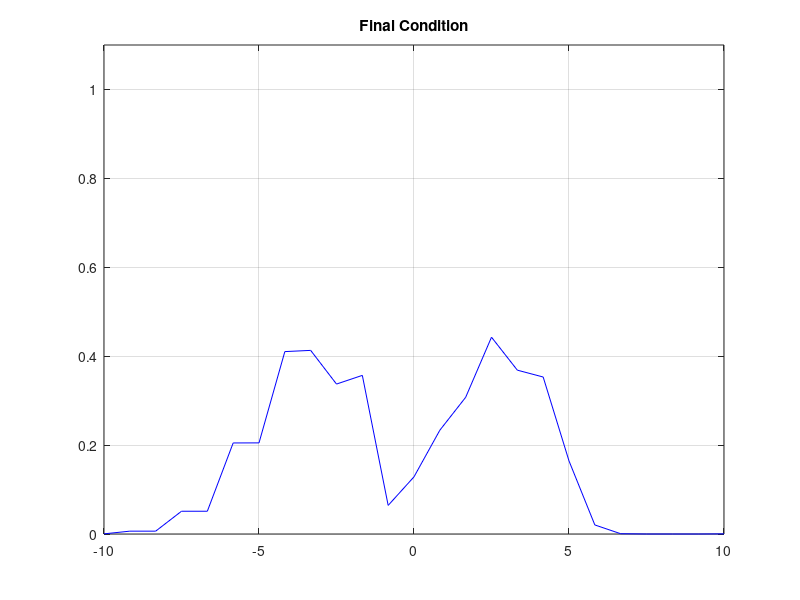

MATLAB code for this plot:
% moving_wave_vectorized_lax.m

clear
%clc
close('all')

N = 25;
u = 1;

plot_freq = 2500;
plot_switch = 1;
x_left = -10;
x_right = 10;
x_space = linspace(x_left,x_right,N);

dx = x_space(2)-x_space(1);
dt = 0.6*(dx)/u;
nu = u*dx/dt;

%Num_ts = min(1000,ceil(15/dt));
Num_ts=5;
% set initial condition
%f = zeros(N,1);


f_l = 1;
f = f_l*exp(-(x_space.*x_space));
f((x_space < -5) & (x_space > -7)) = 1;

f_tmp = zeros(N,1);

% plot initial condition
plot(x_space,f,'-b');
axis([x_left x_right 0 1.1*f_l]);
title('\bf{Initial Condition}');
drawnow

tic;

ind = (1:N)';
x_m = circshift(ind,1);
x_p = circshift(ind,-1);



for ts = 1:Num_ts
    
    if(mod(ts,100)==0)
       fprintf('Executing time step number %d.\n',ts);
    end
    
    f_tmp = 0.5.*(f(x_p)+f(x_m))-(u*dt/(2*dx)).*(f(x_p)-f(x_m));
    
    f = f_tmp;
    
    if(plot_switch==1)
        if(mod(ts,plot_freq)==0)
            plot(x_space,f,'-b')
            axis([x_left x_right 0 1.1*f_l]);
            title('\bf{Lax Method}','FontSize',12);
            grid on
            drawnow
        end
    end
    
end

ex_time = toc;

plot(x_space,f,'-b');
axis([x_left x_right 0 1.1*f_l]);
title('\bf{Final Condition}');
grid on
drawnow

fprintf('Execution time = %g.\n Average time per DOF*update = %g. \n',ex_time, ex_time/(N*Num_ts));